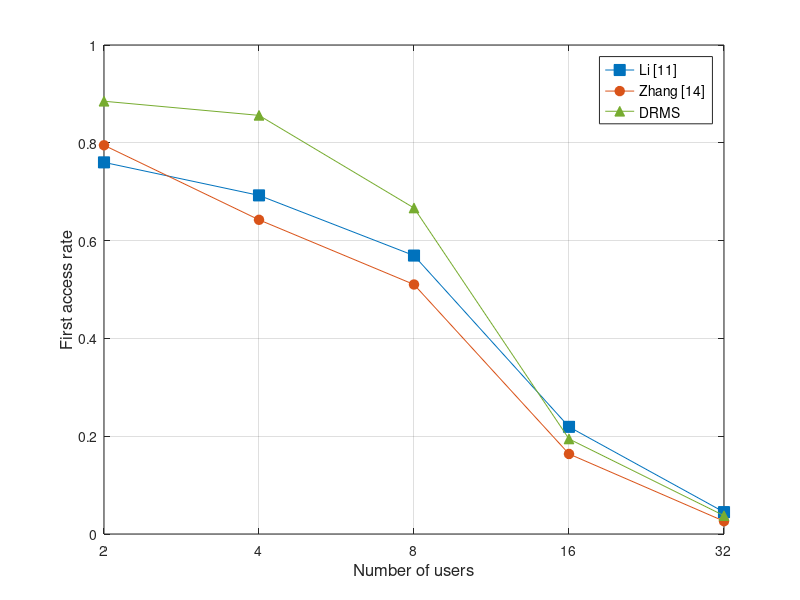

Recreate this plot in MATLAB.
clear; clc; close all;

filename = 'differentUE_b6_snr-8_r25_60kHz_K8.svg';

% please replace the value with the simulation result
% placing order: [JSAC,ZTE,HSCC]
yHSCC = [0.885,0.8561,0.6667,0.1944,0.0375];
yJSAC = [0.76,0.6925,0.5694,0.2191,0.0448];
yZTE = [0.795,0.6425,0.5102,0.1637,0.0262];



x = [1 2 3 4 5];
figure();
co = [[0, 0.4470, 0.7410]; [0.8500, 0.3250, 0.0980]; [0.4660, 0.6740, 0.1880]];
plot(x, yJSAC,'s-',...
    'Color', co(1,:),'MarkerFaceColor', co(1,:), ...
    'MarkerSize', 8); hold on;
plot(x, yZTE,'o-',...
    'Color', co(2,:),'MarkerFaceColor', co(2,:), ...
    'MarkerSize', 7); hold on;
plot(x, yHSCC,'^-',...
    'Color', co(3,:),'MarkerFaceColor', co(3,:), ...
    'MarkerSize', 7); hold on;
set(gca,'XTick',[1:1:5]);
grid on;
xticklabels({'2','4','8','16','32'});
ylim([0, 1]);
xlabel('Number of users','FontSize',12); % , 'Times New Roman','FontSize',12
ylabel('First access rate','FontSize',12); % , 'Times New Roman','FontSize',12
legend('Li [11]', 'Zhang [14]', 'DRMS','FontSize',10,'Location', 'northeast')


saveas(gcf, filename);
